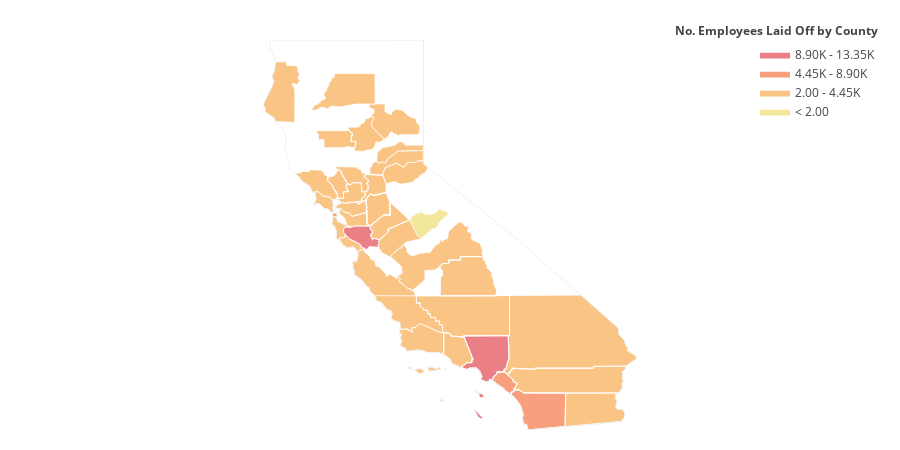

Notebook cell for this chart:
### Code cell
import plotly.figure_factory as ff
import plotly.express as px
import warnings
warnings.filterwarnings('ignore')

#Declaring variables for plot
values = county_data_fips_df['Total Employees'].tolist()
fips = county_data_fips_df['County_FIP'].tolist()
county = county_data_fips_df['County'].tolist()

endpts = list(np.mgrid[min(values):max(values):4j])
colorscale = px.colors.sequential.Sunset

fig = ff.create_choropleth(
    fips=fips,
    values=values, 
    scope=['California'],
    show_hover=True, 
    show_state_data=True,
    colorscale=colorscale, 
    binning_endpoints=endpts, 
    round_legend_values=True,
    plot_bgcolor='rgb(229,229,229)',
    paper_bgcolor='rgb(229,229,229)',
    legend_title='No. Employees Laid Off by County',
    county_outline={'color': 'rgb(255,255,255)', 'width': 0.5},
    exponent_format=True
    #text = county
)

#Transparent background
fig.update_layout(
    {
        "paper_bgcolor": "rgba(0, 0, 0, 0)",
        "plot_bgcolor": "rgba(0, 0, 0, 0)",
    }
)


fig.layout.template = None


fig.update_layout(
    #title_text = '2011 US Agriculture Exports by State',
    geo_scope='usa', # limit map scope to USA
)

fig.show()

### Figure 1 — Plotly figure (JSON) as saved in the notebook; plotly's stock layout.template omitted (floating-point values rounded to 4 significant figures; data arrays with more than 128 entries replaced by an {"elided": "..."} marker saying what was removed)
{"data": [{"fill": "toself", "fillcolor": "rgb(243, 231, 155)", "hoverinfo": "none", "line": {"color": "rgb(255,255,255)", "width": 0.5}, "mode": "lines", "name": "< 2.00", "type": "scatter", "x": [-120.4, -120.3, -120.3, -120.3, -120.2, -120.1, -120.1, -119.9, -119.8, -119.7, -119.6, -119.5, -119.4, -119.3, -119.6, -119.6, -119.7, -119.7, -119.8, -120.1, -120.2, -120.4, null], "y": [37.68, 37.65, 37.73, 37.73, 37.8, 37.78, 37.83, 37.76, 37.75, 37.8, 37.9, 37.86, 37.87, 37.78, 37.56, 37.49, 37.46, 37.42, 37.42, 37.18, 37.27, 37.68, null]}, {"fill": "toself", "fillcolor": "rgb(250, 196, 132)", "hoverinfo": "none", "line": {"color": "rgb(255,255,255)", "width": 0.5}, "mode": "lines", "name": "2.00 - 4.45K", "type": "scatter", "x": {"elided": "1691 float values"}, "y": {"elided": "1691 float values"}}, {"fill": "toself", "fillcolor": "rgb(248, 160, 126)", "hoverinfo": "none", "line": {"color": "rgb(255,255,255)", "width": 0.5}, "mode": "lines", "name": "4.45K - 8.90K", "type": "scatter", "x": {"elided": "180 float values"}, "y": {"elided": "180 float values"}}, {"fill": "toself", "fillcolor": "rgb(235, 127, 134)", "hoverinfo": "none", "line": {"color": "rgb(255,255,255)", "width": 0.5}, "mode": "lines", "name": "8.90K - 13.35K", "type": "scatter", "x": {"elided": "305 float values"}, "y": {"elided": "305 float values"}}, {"fill": "toself", "fillcolor": "rgb(206, 102, 147)", "hoverinfo": "none", "line": {"color": "rgb(255,255,255)", "width": 0.5}, "mode": "lines", "name": "> 13.35K", "type": "scatter", "x": [], "y": []}, {"hoverinfo": "text", "legendgroup": "centroids", "marker": {"color": "white", "opacity": 0}, "mode": "markers", "name": "US Counties", "selected": {"marker": {"color": "white", "opacity": 1, "size": 3}}, "showlegend": false, "text": ["County: Ventura<br>State: California<br>FIPS: 06111<br>Value: 1296", "County: Ventura<br>State: California<br>FIPS: 06111<br>Value: 1296", "County: Ventura<br>State: California<br>FIPS: 06111<br>Value: 1296", "County: Ventura<br>State: California<br>FIPS: 06111<br>Value: 1296", "County: Ventura<br>State: California<br>FIPS: 06111<br>Value: 1296", "County: Ventura<br>State: California<br>FIPS: 06111<br>Value: 1296", "County: Ventura<br>State: California<br>FIPS: 06111<br>Value: 1296", "County: Ventura<br>State: California<br>FIPS: 06111<br>Value: 1296", "County: Ventura<br>State: California<br>FIPS: 06111<br>Value: 1296", "County: Santa Barbara<br>State: California<br>FIPS: 06083<br>Value: 368", "County: Santa Barbara<br>State: California<br>FIPS: 06083<br>Value: 368", "County: Santa Barbara<br>State: California<br>FIPS: 06083<br>Value: 368", "County: Santa Barbara<br>State: California<br>FIPS: 06083<br>Value: 368", "County: Santa Barbara<br>State: California<br>FIPS: 06083<br>Value: 368", "County: Santa Barbara<br>State: California<br>FIPS: 06083<br>Value: 368", "County: Santa Barbara<br>State: California<br>FIPS: 06083<br>Value: 368", "County: Santa Barbara<br>State: California<br>FIPS: 06083<br>Value: 368", "County: Santa Barbara<br>State: California<br>FIPS: 06083<br>Value: 368", "County: Santa Barbara<br>State: California<br>FIPS: 06083<br>Value: 368", "County: San Francisco<br>State: California<br>FIPS: 06075<br>Value: 4719", "County: San Francisco<br>State: California<br>FIPS: 06075<br>Value: 4719", "County: San Francisco<br>State: California<br>FIPS: 06075<br>Value: 4719", "County: San Francisco<br>State: California<br>FIPS: 06075<br>Value: 4719", "County: San Francisco<br>State: California<br>FIPS: 06075<br>Value: 4719", "County: San Francisco<br>State: California<br>FIPS: 06075<br>Value: 4719", "County: San Francisco<br>State: California<br>FIPS: 06075<br>Value: 4719", "County: San Francisco<br>State: California<br>FIPS: 06075<br>Value: 4719", "County: San Francisco<br>State: California<br>FIPS: 06075<br>Value: 4719", "County: San Francisco<br>State: California<br>FIPS: 06075<br>Value: 4719", "County: Marin<br>State: California<br>FIPS: 06041<br>Value: 178", "County: Marin<br>State: California<br>FIPS: 06041<br>Value: 178", "County: Marin<br>State: California<br>FIPS: 06041<br>Value: 178", "County: Marin<br>State: California<br>FIPS: 06041<br>Value: 178", "County: Los Angeles<br>State: California<br>FIPS: 06037<br>Value: 13350", "County: Los Angeles<br>State: California<br>FIPS: 06037<br>Value: 13350", "County: Los Angeles<br>State: California<br>FIPS: 06037<br>Value: 13350", "County: Los Angeles<br>State: California<br>FIPS: 06037<br>Value: 13350", "County: Los Angeles<br>State: California<br>FIPS: 06037<br>Value: 13350", "County: Los Angeles<br>State: California<br>FIPS: 06037<br>Value: 13350", "County: Los Angeles<br>State: California<br>FIPS: 06037<br>Value: 13350", "County: Los Angeles<br>State: California<br>FIPS: 06037<br>Value: 13350", "County: Los Angeles<br>State: California<br>FIPS: 06037<br>Value: 13350", "County: Los Angeles<br>State: California<br>FIPS: 06037<br>Value: 13350", "County: Los Angeles<br>State: California<br>FIPS: 06037<br>Value: 13350", "County: Los Angeles<br>State: California<br>FIPS: 06037<br>Value: 13350", "County: Los Angeles<br>State: California<br>FIPS: 06037<br>Value: 13350", "County: Los Angeles<br>State: California<br>FIPS: 06037<br>Value: 13350", "County: Los Angeles<br>State: California<br>FIPS: 06037<br>Value: 13350", "County: Alameda<br>State: California<br>FIPS: 06001<br>Value: 3096", "County: Alameda<br>State: California<br>FIPS: 06001<br>Value: 3096", "County: Alameda<br>State: California<br>FIPS: 06001<br>Value: 3096", "County: Butte<br>State: California<br>FIPS: 06007<br>Value: 229", "County: Butte<br>State: California<br>FIPS: 06007<br>Value: 229", "County: Contra Costa<br>State: California<br>FIPS: 06013<br>Value: 1735", "County: Contra Costa<br>State: California<br>FIPS: 06013<br>Value: 1735", "County: El Dorado<br>State: California<br>FIPS: 06017<br>Value: 47", "County: Fresno<br>State: California<br>FIPS: 06019<br>Value: 128", "County: Fresno<br>State: California<br>FIPS: 06019<br>Value: 128", "County: Glenn<br>State: California<br>FIPS: 06021<br>Value: 110", "County: Glenn<br>State: California<br>FIPS: 06021<br>Value: 110", "County: Humboldt<br>State: California<br>FIPS: 06023<br>Value: 6", "County: Imperial<br>State: California<br>FIPS: 06025<br>Value: 10", "County: Kern<br>State: California<br>FIPS: 06029<br>Value: 2510", "County: Kern<br>State: California<br>FIPS: 06029<br>Value: 2510", "County: Kern<br>State: California<br>FIPS: 06029<br>Value: 2510", "County: Mariposa<br>State: California<br>FIPS: 06043<br>Value: 2", "County: Merced<br>State: California<br>FIPS: 06047<br>Value: 183", "County: Monterey<br>State: California<br>FIPS: 06053<br>Value: 25", "County: Napa<br>State: California<br>FIPS: 06055<br>Value: 392", "County: Napa<br>State: California<br>FIPS: 06055<br>Value: 392", "County: Napa<br>State: California<br>FIPS: 06055<br>Value: 392", "County: Nevada<br>State: California<br>FIPS: 06057<br>Value: 58", "County: Orange<br>State: California<br>FIPS: 06059<br>Value: 5145", "County: Orange<br>State: California<br>FIPS: 06059<br>Value: 5145", "County: Orange<br>State: California<br>FIPS: 06059<br>Value: 5145", "County: Orange<br>State: California<br>FIPS: 06059<br>Value: 5145", "County: Placer<br>State: California<br>FIPS: 06061<br>Value: 297", "County: Placer<br>State: California<br>FIPS: 06061<br>Value: 297", "County: Plumas<br>State: California<br>FIPS: 06063<br>Value: 62", "County: Riverside<br>State: California<br>FIPS: 06065<br>Value: 1605", "County: Riverside<br>State: California<br>FIPS: 06065<br>Value: 1605", "County: Riverside<br>State: California<br>FIPS: 06065<br>Value: 1605", "County: Sacramento<br>State: California<br>FIPS: 06067<br>Value: 1722", "County: Sacramento<br>State: California<br>FIPS: 06067<br>Value: 1722", "County: Sacramento<br>State: California<br>FIPS: 06067<br>Value: 1722", "County: San Bernardino<br>State: California<br>FIPS: 06071<br>Value: 2966", "County: San Bernardino<br>State: California<br>FIPS: 06071<br>Value: 2966", "County: San Diego<br>State: California<br>FIPS: 06073<br>Value: 7598", "County: San Diego<br>State: California<br>FIPS: 06073<br>Value: 7598", "County: San Diego<br>State: California<br>FIPS: 06073<br>Value: 7598", "County: San Diego<br>State: California<br>FIPS: 06073<br>Value: 7598", "County: San Joaquin<br>State: California<br>FIPS: 06077<br>Value: 329", "County: San Joaquin<br>State: California<br>FIPS: 06077<br>Value: 329", "County: San Joaquin<br>State: California<br>FIPS: 06077<br>Value: 329", "County: San Joaquin<br>State: California<br>FIPS: 06077<br>Value: 329", "County: San Luis Obispo<br>State: California<br>FIPS: 06079<br>Value: 37", "County: San Mateo<br>State: California<br>FIPS: 06081<br>Value: 3233", "County: San Mateo<br>State: California<br>FIPS: 06081<br>Value: 3233", "County: Santa Clara<br>State: California<br>FIPS: 06085<br>Value: 9950", "County: Santa Clara<br>State: California<br>FIPS: 06085<br>Value: 9950", "County: Santa Clara<br>State: California<br>FIPS: 06085<br>Value: 9950", "County: Santa Cruz<br>State: California<br>FIPS: 06087<br>Value: 75", "County: Santa Cruz<br>State: California<br>FIPS: 06087<br>Value: 75", "County: Shasta<br>State: California<br>FIPS: 06089<br>Value: 101", "County: Shasta<br>State: California<br>FIPS: 06089<br>Value: 101", "County: Solano<br>State: California<br>FIPS: 06095<br>Value: 351", "County: Solano<br>State: California<br>FIPS: 06095<br>Value: 351", "County: Sonoma<br>State: California<br>FIPS: 06097<br>Value: 459", "County: Sonoma<br>State: California<br>FIPS: 06097<br>Value: 459", "County: Stanislaus<br>State: California<br>FIPS: 06099<br>Value: 634", "County: Stanislaus<br>State: California<br>FIPS: 06099<br>Value: 634", "County: Stanislaus<br>State: California<br>FIPS: 06099<br>Value: 634", "County: Stanislaus<br>State: California<br>FIPS: 06099<br>Value: 634", "County: Tulare<br>State: California<br>FIPS: 06107<br>Value: 890", "County: Tulare<br>State: California<br>FIPS: 06107<br>Value: 890", "County: Tulare<br>State: California<br>FIPS: 06107<br>Value: 890", "County: Yolo<br>State: California<br>FIPS: 06113<br>Value: 343", "County: Yolo<br>State: California<br>FIPS: 06113<br>Value: 343"], "type": "scatter", "unselected": {"marker": {"opacity": 0}}, "x": [[-119.4], [-119.1], [-119.5], [-119.4], [-119.1], [-119.5], [-119.4], [-119.1], [-119.5], [-119.0], [-119.7], [-120.1], [-120.4], [-120.0], [-119.0], [-119.7], [-120.1], [-120.4], [-120.0], [-123.0], [-122.3], [-122.4], [-122.4], [-122.4], [-123.0], [-122.3], [-122.4], [-122.4], [-122.4], [-122.4], [-122.7], [-122.4], [-122.7], [-118.4], [-118.5], [-118.2], [-118.4], [-118.5], [-118.2], [-118.4], [-118.5], [-118.2], [-118.4], [-118.5], [-118.2], [-118.4], [-118.5], [-118.2], -121.9, -121.9, -121.9, -121.6, -121.6, -121.9, -121.9, -120.5, -119.6, -119.6, -122.4, -122.4, -123.9, -115.4, -118.7, -118.7, -118.7, -119.9, -120.7, -121.2, -122.3, -122.3, -122.3, -120.8, -117.8, -117.8, -117.8, -117.8, -120.7, -120.7, -120.8, -116.0, -116.0, -116.0, -121.3, -121.3, -121.3, -116.2, -116.2, -116.7, -116.7, -116.7, -116.7, -121.3, -121.3, -121.3, -121.3, -120.4, -122.3, -122.3, -121.7, -121.7, -121.7, -122.0, -122.0, -122.0, -122.0, -121.9, -121.9, -122.9, -122.9, -121.0, -121.0, -121.0, -121.0, -118.8, -118.8, -118.8, -121.9, -121.9], "y": [[34.01], [34.47], [33.25], [34.01], [34.47], [33.25], [34.01], [34.47], [33.25], [33.48], [34.01], [33.97], [34.04], [34.72], [33.48], [34.01], [33.97], [34.04], [34.72], [37.7], [37.78], [37.82], [37.86], [37.76], [37.7], [37.78], [37.82], [37.86], [37.76], [37.86], [38.07], [37.86], [38.07], [33.38], [32.9], [34.36], [33.38], [32.9], [34.36], [33.38], [32.9], [34.36], [33.38], [32.9], [34.36], [33.38], [32.9], [34.36], 37.65, 37.65, 37.65, 39.67, 39.67, 37.92, 37.92, 38.78, 36.76, 36.76, 39.6, 39.6, 40.7, 33.04, 35.34, 35.34, 35.34, 37.58, 37.19, 36.22, 38.51, 38.51, 38.51, 39.3, 33.7, 33.7, 33.7, 33.7, 39.06, 39.06, 40.0, 33.74, 33.74, 33.74, 38.45, 38.45, 38.45, 34.84, 34.84, 33.03, 33.03, 33.03, 33.03, 37.93, 37.93, 37.93, 37.93, 35.39, 37.42, 37.42, 37.23, 37.23, 37.23, 37.06, 37.06, 40.76, 40.76, 38.27, 38.27, 38.53, 38.53, 37.56, 37.56, 37.56, 37.56, 36.22, 36.22, 36.22, 38.69, 38.69]}, {"hoverinfo": "text", "legendgroup": "States", "line": {"color": "rgb(240, 240, 240)", "width": 1}, "mode": "lines", "showlegend": false, "type": "scatter", "x": {"elided": "263 float values"}, "y": {"elided": "263 float values"}}], "layout": {"annotations": [{"showarrow": false, "text": "<b>No. Employees Laid Off by County</b>", "x": 1, "xanchor": "right", "xref": "paper", "y": 1.05, "yref": "paper"}], "dragmode": "select", "geo": {"scope": "usa"}, "height": 450, "hovermode": "closest", "legend": {"traceorder": "reversed", "x": 1, "xanchor": "right", "y": 1, "yanchor": "top"}, "margin": {"b": 20, "l": 20, "r": 20, "t": 40}, "paper_bgcolor": "rgba(0, 0, 0, 0)", "plot_bgcolor": "rgba(0, 0, 0, 0)", "width": 900, "xaxis": {"autorange": false, "fixedrange": true, "range": [-131.1, -107.4], "showgrid": false, "showticklabels": false, "zeroline": false}, "yaxis": {"autorange": false, "fixedrange": true, "range": [32.53, 42.0], "showgrid": false, "showticklabels": false, "zeroline": false}}}
